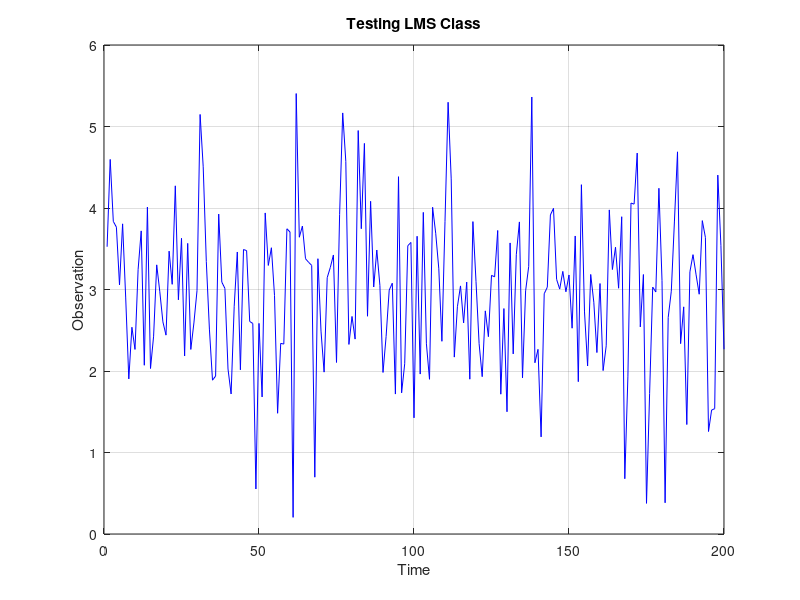

The MATLAB script that drew this image: (Note: this script raises an error after producing the figure.)
% Initial test Multi-Agent System
addpath("./Technique/")
addpath("./Agent/")

%% Simple stationary simulation
x = [1 1 1]';
x_dim = 3;
u = [1 1 1];
N = 200;
n = 1:N;
Na = 6;
noise = randn(Na,N);

d = u*x + noise;
y_dim = 1;

%% Figures
figure(1)
plot(n,d(1,:),'b')
xlabel('Time')
ylabel('Observation')
title('Testing LMS Class')
hold on
grid on

% Choose an Agent vector and Run sim
%{ OBS: (Previsão de acordo com a teoria)
%}
%% 1º Valor alto de RMSE (3 agentes, Wiener, non coop)
agent_vec = Agent_vector();
%% 2º Valor alto de RMSE (Na agentes, Wiener, non coop)
agent_vec = Agent_vector('n_agents', Na);
%% 3º Valor mais baixo de RMSE (Na agents, Wiener, consensus constrain)
a_vec = repmat(Agent(), [1, Na]);
for a = 1:Na
    a_vec(a) = Agent();
end
agent_vec = Agent_vector('agents_vec', a_vec, 'coop_type', Cooperation_type.consensus_constrain, 'B_matrix', [1 1 1 0 0 0;...
                                                                                                              1 1 0 0 0 0;...
                                                                                                              1 0 1 1 0 0;...
                                                                                                              0 0 1 1 1 1;...
                                                                                                              0 0 0 1 1 0;...
                                                                                                              0 0 0 1 0 1;]);
%% 4º Valor baixo de RMSE (Na agents, Wiener, single task)
agent_vec = Agent_vector('n_agents', Na, 'coop_type', Cooperation_type.single_task, 'B_matrix', [1 1 1 0 0 0;...
                                                                                                 1 1 0 0 0 0;...
                                                                                                 1 0 1 1 0 0;...
                                                                                                 0 0 1 1 1 1;...
                                                                                                 0 0 0 1 1 0;...
                                                                                                 0 0 0 1 0 1;]);
%% 5º Valor mais baixo de RMSE (Na agents, RLS, single task)
a_vec = repmat(Agent(), [1, Na]);
for a = 1:Na
    a_vec(a) = Agent('agent_tech', Rls('lambda', 0.88));
end
agent_vec = Agent_vector('agents_vec', a_vec, 'coop_type', Cooperation_type.single_task, 'B_matrix', [1 1 1 0 0 0;...
                                                                                                      1 1 0 0 0 0;...
                                                                                                      1 0 1 1 0 0;...
                                                                                                      0 0 1 1 1 1;...
                                                                                                      0 0 0 1 1 0;...
                                                                                                      0 0 0 1 0 1;]);
%% 6º Valor mais baixo de RMSE (Na agents, LMS, single task)
a_vec = repmat(Agent(), [1, Na]);
for a = 1:Na
    a_vec(a) = Agent('agent_tech', Lms('x_dim', 3, 'y_dim', 1, 'H_ini', [0 0 0], 'epsilon', 1e-5, 'mu', .3));
end
agent_vec = Agent_vector('agents_vec', a_vec, 'coop_type', Cooperation_type.single_task, 'B_matrix', [1 1 1 0 0 0;...
                                                                                                      1 1 0 0 0 0;...
                                                                                                      1 0 1 1 0 0;...
                                                                                                      0 0 1 1 1 1;...
                                                                                                      0 0 0 1 1 0;...
                                                                                                      0 0 0 1 0 1;]);
%% Run sim
H_hat_history = zeros(y_dim, x_dim, Na, N);
y_hat_history = zeros(y_dim, Na, N);
obs = d';
for n = 1:N
    agent_vec.update(obs(n,:),x);
    for a = 1:Na
        H_hat_history(:,:,a,n) = agent_vec.agents_vec(a).get_H_hat();
        y_hat_history(:,a,n) = agent_vec.agents_vec(a).get_y_hat();
    end
end

%% Plots

n = 1:N;
plot(n, reshape(y_hat_history(:,1,:), [1, N]), 'r--');
plot(n, reshape(y_hat_history(:,2,:), [1, N]), 'g--');
plot(n, reshape(y_hat_history(:,3,:), [1, N]), 'k--');
legend('obs', 'a1', 'a2', 'a3')
hold off

%% The error
e1 = abs(reshape(y_hat_history(:,1,:), [1, N]) - u*x);
e2 = zeros(1,N);
for i = 1:N
    e2(i) = norm(H_hat_history(:,:,1,i) - u);
end
figure(2)
plot(n,e1,'b')
hold on
plot(n,e2,'r')
title('Test: Error.')
ylabel('e[n]')
xlabel('n')
legend('y', 'H')
grid on
hold off
